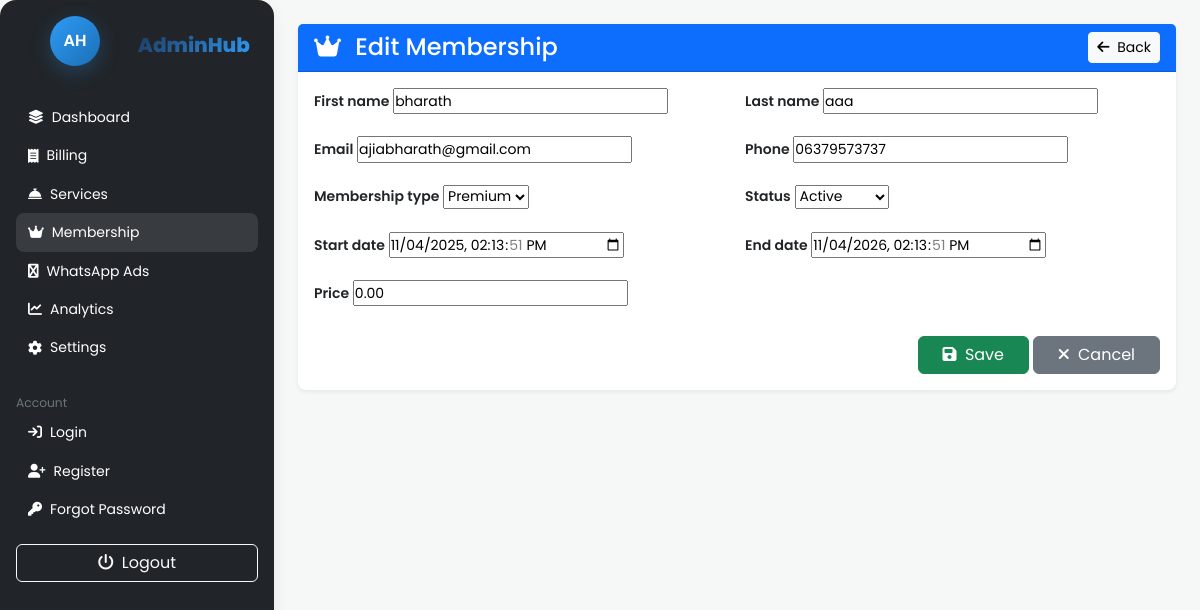
Page /membership/5/edit/ on the committed database.
### membership/models.py (models this page shows, shortened)
class Membership(models.Model):
    MEMBERSHIP_TYPES = [
        ('basic', 'Basic'),
        ('premium', 'Premium'),
        ('gold', 'Gold'),
        ('platinum', 'Platinum'),
    ]
    STATUS_CHOICES = [
        ('active', 'Active'),
        ('inactive', 'Inactive'),
        ('expired', 'Expired'),
        ('cancelled', 'Cancelled'),
    ]
    first_name = models.CharField(max_length=100)
    last_name = models.CharField(max_length=100)
    email = models.EmailField(unique=True)
    phone = models.CharField(max_length=15, blank=True)
    membership_type = models.CharField(
        max_length=20,
        choices=MEMBERSHIP_TYPES,
        default='basic'
    )
    status = models.CharField(
        max_length=20,
        choices=STATUS_CHOICES,
        default='inactive'
    )
    start_date = models.DateTimeField(default=timezone.now)
    end_date = models.DateTimeField(null=True, blank=True)
    price = models.DecimalField(max_digits=10, decimal_places=2, default=0.00)
    created_at = models.DateTimeField(auto_now_add=True)
    updated_at = models.DateTimeField(auto_now=True)
    class Meta:
        verbose_name = 'Membership'
        verbose_name_plural = 'Memberships'
        ordering = ['-created_at']

### membership/views.py (the view)
# urls.py: path('<int:pk>/edit/', MembershipUpdateView.as_view(), name='membership_edit'),
class MembershipUpdateView(UpdateView):
    model = Membership
    form_class = MembershipForm
    template_name = 'membership/membership_form.html'
    success_url = reverse_lazy('membership_list')

### membership/forms.py
class MembershipForm(forms.ModelForm):
    class Meta:
        model = Membership
        fields = '__all__'
        widgets = {
            'start_date': forms.DateTimeInput(attrs={'type': 'datetime-local'}),
            'end_date': forms.DateTimeInput(attrs={'type': 'datetime-local'}),
        }

### templates/membership/membership_form.html (shortened to what this page needs)
{% extends 'base.html' %}
{% load static %}
{% block content %}
<div class="container-fluid d-flex p-0">
    <aside class="sidebar bg-dark text-white p-3 vh-100">
        <div class="brand text-center mb-4">
            <div class="logo-circle bg-primary text-white rounded-circle mx-auto mb-2 d-flex align-items-center justify-content-center" style="width:50px; height:50px; font-weight:600;">AH</div>
            <h4>AdminHub</h4>
        </div>
        <ul class="nav flex-column mb-4">
            <li><a href="{% url 'dashboard' %}" class="nav-link text-white"><i class="fa fa-layer-group me-2"></i>Dashboard</a></li>
            <li><a href="{% url 'billing:billing' %}" class="nav-link text-white"><i class="fa fa-receipt me-2"></i>Billing</a></li>
            <li><a href="{% url 'services:service_list' %}" class="nav-link text-white"><i class="fa fa-concierge-bell me-2"></i>Services</a></li>
            <li><a href="{% url 'membership_list' %}" class="nav-link text-white active"><i class="fa fa-crown me-2"></i>Membership</a></li>
            <li><a href="#" class="nav-link text-white"><i class="fa fa-whatsapp me-2"></i>WhatsApp Ads</a></li>
            <li><a href="#" class="nav-link text-white"><i class="fa fa-chart-line me-2"></i>Analytics</a></li>
            <li><a href="#" class="nav-link text-white"><i class="fa fa-cog me-2"></i>Settings</a></li>
        </ul>
        <span class="small text-secondary">Account</span>
        <ul class="nav flex-column">
            <li><a href="{% url 'login' %}" class="nav-link text-white"><i class="fa fa-sign-in me-2"></i>Login</a></li>
            <li><a href="{% url 'register' %}" class="nav-link text-white"><i class="fa fa-user-plus me-2"></i>Register</a></li>
            <li><a href="{% url 'forgot_password' %}" class="nav-link text-white"><i class="fa fa-key me-2"></i>Forgot Password</a></li>
        </ul>
        <a href="{% url 'logout' %}" class="btn btn-outline-light w-100 mt-3"><i class="fa fa-power-off me-2"></i>Logout</a>
    </aside>
    <main class="flex-grow-1 p-4">
        <div class="card shadow-sm rounded-3 border-0">
            <div class="card-header bg-primary text-white d-flex justify-content-between align-items-center">
                <h4 class="mb-0">
                    <i class="fa fa-crown me-2"></i>
                    {{ view.object.pk|yesno:"Edit Membership,Add New Membership" }}
                </h4>
                <a href="{% url 'membership_list' %}" class="btn btn-light btn-sm">
                    <i class="fa fa-arrow-left me-1"></i> Back
                </a>
            </div>
            <div class="card-body">
                <form method="post" class="needs-validation" novalidate>
                    <div class="row g-3">
                        {% for field in form %}
                        <div class="col-md-6">
                            <label class="form-label fw-semibold">{{ field.label }}</label>
                            {{ field }}
                        </div>
                        {% endfor %}
                    </div>
                    <div class="mt-4 text-end">
                        <button type="submit" class="btn btn-success px-4">
                            <i class="fa fa-save me-1"></i> Save
                        </button>
                        <a href="{% url 'membership_list' %}" class="btn btn-secondary px-4">
                            <i class="fa fa-times me-1"></i> Cancel
                        </a>
                    </div>
                </form>
            </div>
        </div>
    </main>
</div>
{% endblock %}

### static/css/style.css (style rules this page uses)
:root { --bg: #f6f7f7; --panel: #ffffff; --muted: #98a0a6; --accent: #2e9bf6; --soft: #eef2f4; --shadow: 0 8px 18px rgba(18,24,33,0.06); --success: #28a745; --warning: #ffc107; --danger: #dc3545; --border-radius: 16px; --transition: all 0.3s cubic-bezier(0.4, 0, 0.2, 1); }
* { box-sizing: border-box; margin: 0; padding: 0; }
body { font-family: "Poppins", -apple-system, BlinkMacSystemFont, sans-serif; background: var(--bg); color: #1f2933; font-size: 14px; line-height: 1.6; overflow-x: hidden; }
aside.sidebar { width: 280px; background: var(--panel); border-radius: var(--border-radius); padding: 24px 16px; box-shadow: var(--shadow); height: calc(100vh - 40px); position: sticky; top: 20px; overflow-y: auto; transition: var(--transition); backdrop-filter: blur(10px); }
.brand { display: flex; align-items: center; gap: 12px; margin-bottom: 32px; padding: 0 8px; }
.logo-circle { width: 40px; height: 40px; border-radius: 12px; background: linear-gradient(135deg, #2e9bf6, #1b6fb6); color: #fff; display: flex; align-items: center; justify-content: center; font-weight: 800; font-size: 16px; box-shadow: 0 6px 20px rgba(46,155,246,0.25); }
.brand h4 { font-weight: 800; font-size: 20px; background: linear-gradient(135deg, #1e3a5f, #2e9bf6); -webkit-background-clip: text; -webkit-text-fill-color: transparent; margin: 0; }
.brand { display: flex; align-items: center; gap: 12px; margin-bottom: 32px; padding: 0 8px; position: relative; }

### templates/membership/membership_form.html (style rules this page uses)
.nav-link { display: flex; align-items: center; padding: 8px 12px; border-radius: 8px; transition: background 0.3s; }
.nav-link:hover, .nav-link.active { background-color: rgba(255, 255, 255, 0.1); }
.sidebar { min-width: 250px; }
.card { max-width: 900px; margin: auto; }

### rows in the picture
Membership: object.pk "Edit Membership", form "bharath" "aaa" "ajiabharath@gmail.com" "06379573737" "Premium" "Active" "11/04/2025 14:13:51" "11/04/2026 14:13:51" "0.00"

### other values in the picture
{{ field.label }} "First name" "Last name" "Email" "Phone" "Membership type" "Status" "Start date" "End date" "Price"
